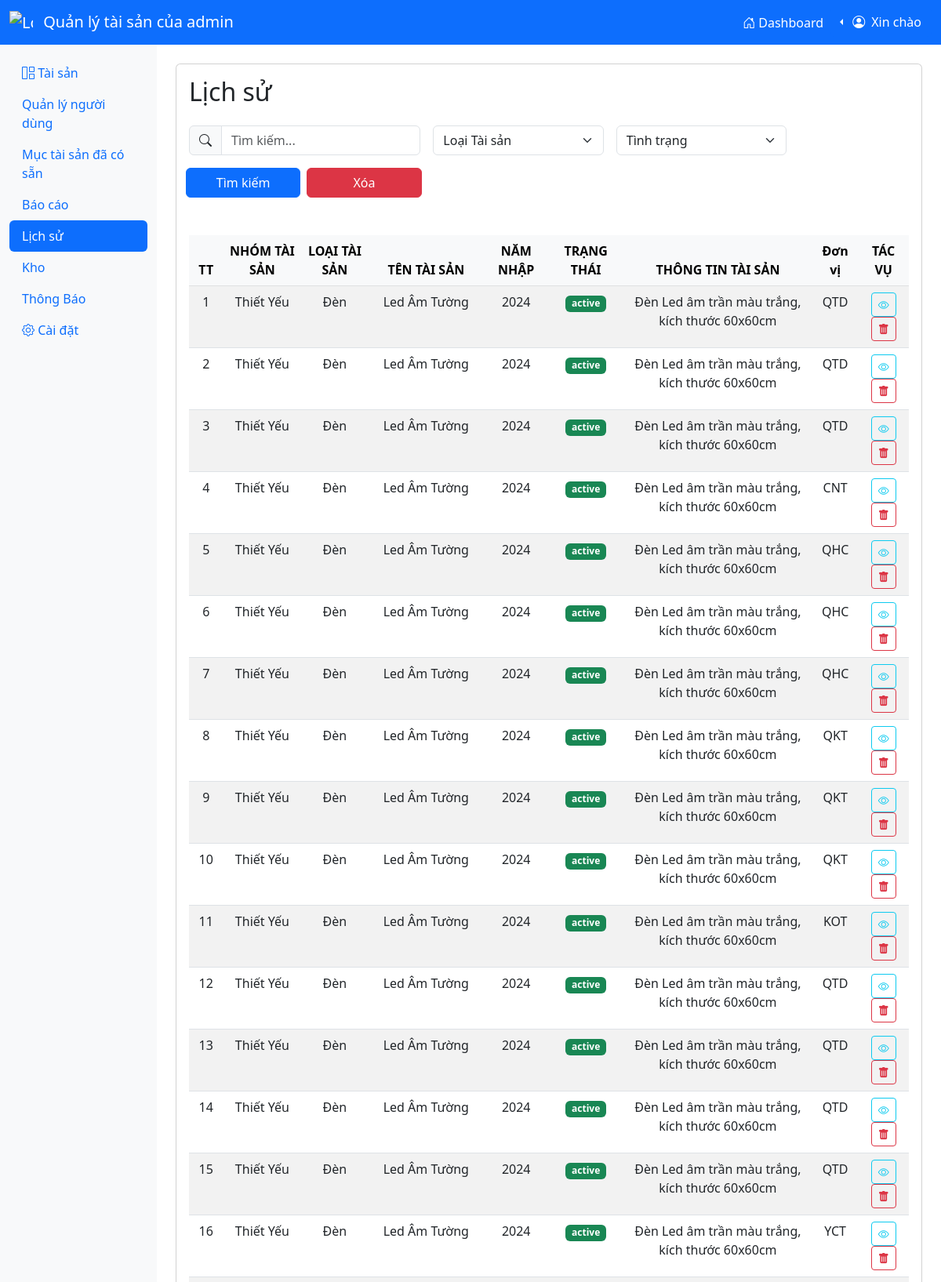
Screenshot of /lichsu.php (upper part) with the database file from the repository.
### tables this page shows
CREATE TABLE `user_choices` (
  `Id` int(11) NOT NULL,
  `barcode` varchar(36) DEFAULT NULL,
  `product_group` varchar(4) DEFAULT NULL,
  `product_category` varchar(4) DEFAULT NULL,
  `product_name` varchar(3) DEFAULT NULL,
  `year_import` varchar(4) DEFAULT NULL,
  `item` varchar(4) DEFAULT NULL,
  `product_information` text DEFAULT NULL,
  `Warranty_Period` date DEFAULT NULL,
  `product_status` varchar(50) DEFAULT NULL,
  `created_at` timestamp NULL DEFAULT current_timestamp(),
  `units` varchar(3) DEFAULT NULL
);

CREATE TABLE `group_product` (
  `id_group` varchar(4) NOT NULL,
  `name_group` varchar(50) NOT NULL
);

CREATE TABLE `category_product` (
  `id_category` varchar(4) NOT NULL,
  `name_category` varchar(50) NOT NULL
);

CREATE TABLE `product` (
  `id_product` varchar(3) NOT NULL,
  `name_product` varchar(255) NOT NULL
);

CREATE TABLE `year_import` (
  `id_year` varchar(3) NOT NULL,
  `year_import` varchar(4) NOT NULL
);

### lichsu.php (the view, shortened to what this page needs)
<?php
require_once __DIR__ . '/config.php';
$search = "";
$sql = "SELECT * FROM `user_choices` WHERE 1=1";
$sql .= " ORDER BY `user_choices`.`created_at` DESC";
$kq = $conn->query($sql);
?>
<!DOCTYPE html>
<html lang="en">
<head>
  <link href="https://cdn.jsdelivr.net/npm/bootstrap@5.3.0/dist/css/bootstrap.min.css" rel="stylesheet">
  <link rel="stylesheet" href="https://cdn.jsdelivr.net/npm/bootstrap-icons@1.7.2/font/bootstrap-icons.css">
</head>
<body>
  <nav class="navbar navbar-expand-lg navbar-dark bg-primary">
    <div class="container-fluid">
      <a class="navbar-brand" href="#">
        <img src="https://i.pinimg.com/736x/70/54/63/70546384b90a3b386bf16531c859d868.jpg" width="30"
          height="30" class="d-inline-block align-text-top me-2" alt="Logo">
        Quản lý tài sản của admin
      </a>
      <div class="collapse navbar-collapse" id="navbarNav">
        <ul class="navbar-nav ms-auto">
          <li class="nav-item">
            <a class="nav-link active" href="#"><i class="bi bi-house-door"></i> Dashboard</a>
          </li>
          <li class="nav-item">
            <div class="dropdown dropstart text-end">
              <button type="button" class="btn btn-primary dropdown-toggle d-flex align-items-center"
                data-bs-toggle="dropdown">
                <i class="bi bi-person-circle mb-0 ms-2 "></i>
                <p class="mb-0 ms-2">Xin chào</p>
              </button>
            </div>
          </li>
        </ul>
      </div>
    </div>
  </nav>
  <div class="container-fluid">
    <div class="row">
      <nav id="sidebar" class="col-md-3 col-lg-2 d-md-block bg-light sidebar collapse">
        <div class="position-sticky pt-3">
          <ul class="nav flex-column ">
            <li class="nav-item ">
              <a class="nav-link " href="admin.php">
                <i class="bi bi-grid-1x2"></i> Tài sản
              </a>
            </li>
            <li class="nav-item">
              <a class="nav-link" href="quanlynguoidung.php">
                Quản lý người dùng
              </a>
            </li>
            <li class="nav-item">
              <a class="nav-link" href="taisan.php">
                Mục tài sản đã có sẵn
              </a>
            </li>
            <li class="nav-item">
              <div>
                <button class="btn nav-link" type="button" data-bs-toggle="collapse"
                  data-bs-target="#themtaisan" aria-expanded="false" aria-controls="themtaisan">
                  Báo cáo
                </button>
              </div>
            </li>
            <li class="nav-item nav-pills">
              <a class="nav-link active" href="lichsu.php">
                Lịch sử
              </a>
            </li>
            <li class="nav-item">
              <a class="nav-link" href="kho.php">
                Kho
              </a>
            </li>
            <li class="nav-item">
              <a class="nav-link" href="hienthithongbao.php">
                Thông Báo
              </a>
            </li>
            <li class="nav-item">
              <a class="nav-link" href="">
                <i class="bi bi-gear"></i> Cài đặt
              </a>
            </li>
          </ul>
        </div>
      </nav>
      <main class="col-md-9 ms-sm-auto col-lg-10 px-md-4">
        <div class="card mt-4">
          <div class="card-body">
            <h2 class="card-title mb-4">Lịch sử </h2>
            <form class="row g-3 mb-4" method="GET">
              <div class="col-md-4">
                <div class="input-group">
                  <span class="input-group-text"><i class="bi bi-search"></i></span>
                  <input name="search" type="text" class="form-control " placeholder="Tìm kiếm..."
                    value="<?php echo htmlspecialchars($search) ?>">
                </div>
              </div>
              <div class="col-md-3">
                <select name="loaitaisan" class='form-select'>
                  <option value="">Loại Tài sản </option>
                </select>
              </div>
              <div class="col-md-3">
                <select name="tinhtrang" class="form-select">
                  <option value="">Tình trạng</option>
                </select>
              </div>
              <div class="row g-2 mb-4">
                <div class="col-md-2">
                  <button type="submit" class="btn btn-primary w-100">Tìm kiếm</button>
                </div>
                <div class="col-md-2">
                  <a href="lichsu.php" class="btn btn-danger w-100">Xóa</a>
                </div>
              </div>
            </form>
            <div class="table-responsive " style="overflow-y:scroll;height:60vh;">
              <table class="table table-hover text-center table-scroll table-striped">
                <thead class="table-light">
                  <tr>
                    <th>TT</th>
                    <th>NHÓM TÀI SẢN</th>
                    <th>LOẠI TÀI SẢN</th>
                    <th>TÊN TÀI SẢN</th>
                    <th>NĂM NHẬP</th>
                    <th>TRẠNG THÁI</th>
                    <th>THÔNG TIN TÀI SẢN</th>
                    <th>Đơn vị </th>
                    <th>TÁC VỤ</th>
                  </tr>
                </thead>
                <tbody>
                  <?php
                  $tt = 1;
                  $group = '';
                  $category = '';
                  $name = '';
                  if ($kq->num_rows > 0) {
                    while ($row = $kq->fetch_assoc()) {
                      echo "<tr>";
                      echo "<td>" . $tt . "</td>";
                      $kqgroup = $conn->query("SELECT * FROM group_product WHERE id_group = " . $row["product_group"] . "");
                      if ($kqgroup->num_rows > 0) {
                        $rowgroup = $kqgroup->fetch_assoc();
                        $group = $rowgroup["name_group"];
                      }
                      echo "<td>" . $group . "</td>";
                      $kqcategory = $conn->query("SELECT * FROM category_product WHERE id_category = " . $row["product_category"] . "");
                      if ($kqcategory->num_rows > 0) {
                        $rowcategory = $kqcategory->fetch_assoc();
                        $category = $rowcategory["name_category"];
                      }
                      echo "<td>" . $category . "</td>";
                      $ten = strtoupper($row["product_name"]);
                      $kqname = $conn->query("SELECT * FROM `product` WHERE `id_product`='$ten'");
                      if ($kqname->num_rows > 0) {
                        $rowname = $kqname->fetch_assoc();
                        $name = $rowname["name_product"];
                      }
                      echo "<td>" . $name . "</td>";
                      $nam = '';
                      $strnam = $conn->real_escape_string($row["year_import"]);
                      $sql = "SELECT * FROM `year_import` WHERE `id_year` LIKE '$strnam'";
                      $kqnam = $conn->query($sql);
                      if ($kqnam && $kqnam->num_rows > 0) {
                        $rownam = $kqnam->fetch_assoc();
                        $nam = $rownam['year_import'];
                      }
                      echo "<td>" . $nam . "</td>";
                      $status = ($row["product_status"] == 'active') ? 'badge bg-success' : 'badge bg-danger';
                      echo "<td><span class='$status'>" . $row["product_status"] . "</span></td>";
                      echo "<td>" . $row["product_information"] . "</td>";
                      echo "<td>" . $row["units"] . "</td>";
                      echo "<td>
                        <button class='btn btn-outline-info btn-sm' onclick='xemchitiet(\"" . $row["barcode"] . "\")'>
                            <i class='bi bi-eye'></i>
                        </button>
                        <button class='btn btn-outline-danger btn-sm' onclick='xoa(\"" . $row["barcode"] . "\")'>
                            <i class='bi bi-trash-fill'></i>
                        </button>
                      </td>";
                      $tt++;
                    }
                  } else {
                    echo "<tr><td colspan='7'>Không có dữ liệu</td></tr>";
                  }
                  ?>
                </tbody>
              </table>
            </div>
          </div>
        </div>
      </main>
    </div>
  </div>
</body>
</html>

### rows the page displays
user_choices: group_product.name_group "Thiết Yếu", category_product.name_category "Đèn", product.name_product "Led Âm Tường", year_import.year_import "2024", product_status "active", product_information "Đèn Led âm trần màu trắng, kích thước 60x60cm", units "QTD"
user_choices: group_product.name_group "Thiết Yếu", category_product.name_category "Đèn", product.name_product "Led Âm Tường", year_import.year_import "2024", product_status "active", product_information "Đèn Led âm trần màu trắng, kích thước 60x60cm", units "QTD"
user_choices: group_product.name_group "Thiết Yếu", category_product.name_category "Đèn", product.name_product "Led Âm Tường", year_import.year_import "2024", product_status "active", product_information "Đèn Led âm trần màu trắng, kích thước 60x60cm", units "QTD"
user_choices: group_product.name_group "Thiết Yếu", category_product.name_category "Đèn", product.name_product "Led Âm Tường", year_import.year_import "2024", product_status "active", product_information "Đèn Led âm trần màu trắng, kích thước 60x60cm", units "CNT"
user_choices: group_product.name_group "Thiết Yếu", category_product.name_category "Đèn", product.name_product "Led Âm Tường", year_import.year_import "2024", product_status "active", product_information "Đèn Led âm trần màu trắng, kích thước 60x60cm", units "QHC"
user_choices: group_product.name_group "Thiết Yếu", category_product.name_category "Đèn", product.name_product "Led Âm Tường", year_import.year_import "2024", product_status "active", product_information "Đèn Led âm trần màu trắng, kích thước 60x60cm", units "QHC"
user_choices: group_product.name_group "Thiết Yếu", category_product.name_category "Đèn", product.name_product "Led Âm Tường", year_import.year_import "2024", product_status "active", product_information "Đèn Led âm trần màu trắng, kích thước 60x60cm", units "QHC"
user_choices: group_product.name_group "Thiết Yếu", category_product.name_category "Đèn", product.name_product "Led Âm Tường", year_import.year_import "2024", product_status "active", product_information "Đèn Led âm trần màu trắng, kích thước 60x60cm", units "QKT"
user_choices: group_product.name_group "Thiết Yếu", category_product.name_category "Đèn", product.name_product "Led Âm Tường", year_import.year_import "2024", product_status "active", product_information "Đèn Led âm trần màu trắng, kích thước 60x60cm", units "QKT"
user_choices: group_product.name_group "Thiết Yếu", category_product.name_category "Đèn", product.name_product "Led Âm Tường", year_import.year_import "2024", product_status "active", product_information "Đèn Led âm trần màu trắng, kích thước 60x60cm", units "QKT"
user_choices: group_product.name_group "Thiết Yếu", category_product.name_category "Đèn", product.name_product "Led Âm Tường", year_import.year_import "2024", product_status "active", product_information "Đèn Led âm trần màu trắng, kích thước 60x60cm", units "KOT"
user_choices: group_product.name_group "Thiết Yếu", category_product.name_category "Đèn", product.name_product "Led Âm Tường", year_import.year_import "2024", product_status "active", product_information "Đèn Led âm trần màu trắng, kích thước 60x60cm", units "QTD"
user_choices: group_product.name_group "Thiết Yếu", category_product.name_category "Đèn", product.name_product "Led Âm Tường", year_import.year_import "2024", product_status "active", product_information "Đèn Led âm trần màu trắng, kích thước 60x60cm", units "QTD"
user_choices: group_product.name_group "Thiết Yếu", category_product.name_category "Đèn", product.name_product "Led Âm Tường", year_import.year_import "2024", product_status "active", product_information "Đèn Led âm trần màu trắng, kích thước 60x60cm", units "QTD"
user_choices: group_product.name_group "Thiết Yếu", category_product.name_category "Đèn", product.name_product "Led Âm Tường", year_import.year_import "2024", product_status "active", product_information "Đèn Led âm trần màu trắng, kích thước 60x60cm", units "QTD"
user_choices: group_product.name_group "Thiết Yếu", category_product.name_category "Đèn", product.name_product "Led Âm Tường", year_import.year_import "2024", product_status "active", product_information "Đèn Led âm trần màu trắng, kích thước 60x60cm", units "YCT"
